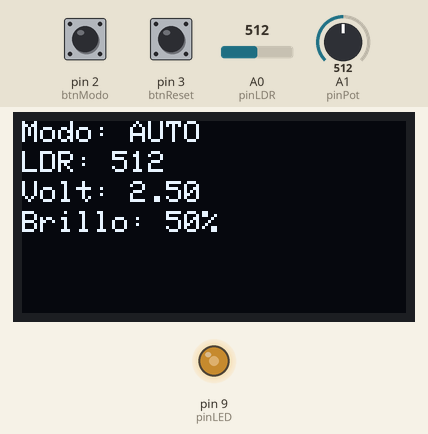
Bench run of a sketch on a simulated Arduino Uno, built with avr-gcc and run on an emulated ATmega328P. Parts: 128×64 one-colour display, output pins drawn as LEDs (lit = HIGH). Dashed ring = blinking. The test bench sets the inputs (shaded band); at power-on: A0 (pinLDR) = 512, pin 2 (btnModo) LOW, pin 3 (btnReset) LOW, A1 (pinPot) = 512. What the sketch prints to the serial monitor is not drawn.

Above: at 1.2 s.
1.3 s: A0 (pinLDR) set to 0
At 1.7 s:
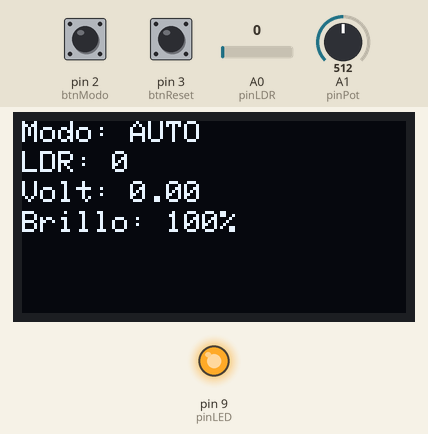
2.9 s: pin 2 (btnModo) pulled HIGH for 3.2 s
At 3.8 s:
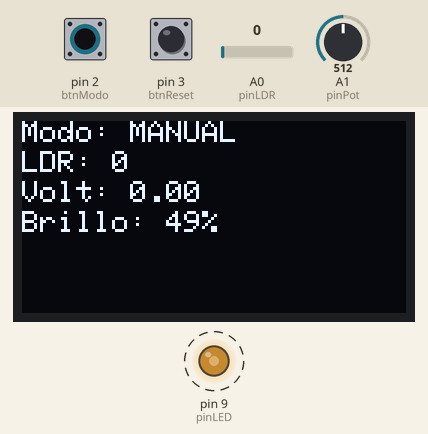
7.6 s: A0 (pinLDR) set to 306
At 8.1 s:
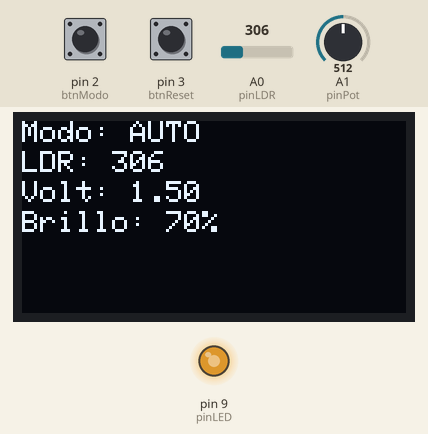
9.1 s: A0 (pinLDR) set to 900
At 10.3 s:
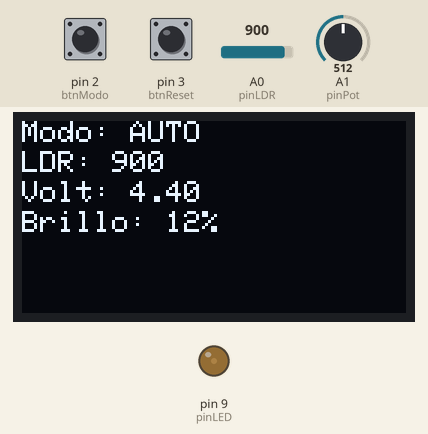
10.7 s: A0 (pinLDR) set to 1023
At 11.3 s:
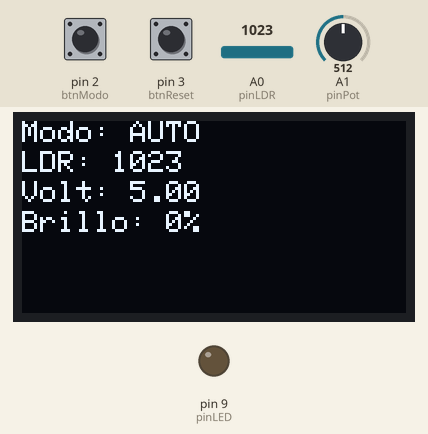
12.4 s: pin 2 (btnModo) pulled HIGH for 0.25 s
At 13.7 s:
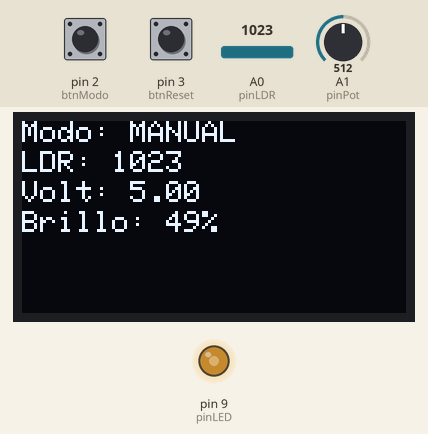
Timing chart, 0 to 15.3 s (numbered marks = the images above; inputs shaded):
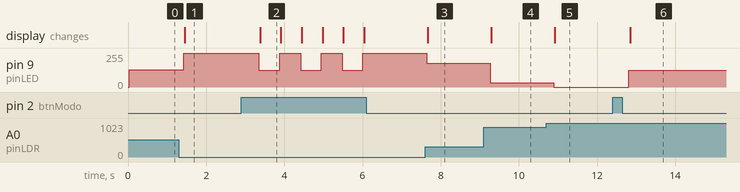

Measured:
- after the input at 1.3 s, pin 9 (pinLED): 128/255 → 255/255 after 0.13 s; the display: changes after 0.16 s (image 1)
- after the input at 2.9 s, pin 9 (pinLED): alternates 255/255 for 0.53 s and 127/255 for 0.53 s, 6 changes in all, then stays 255/255, starting after 0.45 s; the display: changes after 0.48 s (image 2)
- after the input at 7.6 s, pin 9 (pinLED): 255/255 → 179/255 at once; the display: changes after 0.07 s (image 3)
- after the input at 9.1 s, pin 9 (pinLED): 179/255 → 31/255 after 0.16 s; the display: changes after 0.20 s (image 4)
- after the input at 10.7 s, pin 9 (pinLED): 31/255 → 0/255 after 0.19 s; the display: changes after 0.22 s (image 5)
- after the input at 12.4 s, pin 9 (pinLED): 0/255 → 127/255 after 0.42 s; the display: changes after 0.45 s (image 6)
- what the display in image 2 shows lasts 0.5 s, from 3.4 s to 3.9 s

The sketch:

codigo_de_examen.ino
```cpp
#include <Wire.h>
#include <Adafruit_GFX.h>
#include <Adafruit_SSD1306.h>

#define ANCHO 128
#define ALTO 64

Adafruit_SSD1306 display(ANCHO, ALTO, &Wire, -1);

// Pines
int pinLDR = A0;
int pinPot = A1;
int pinLED = 9;
int btnModo = 2;
int btnReset = 3;

// Variables
bool modoAuto = true;
int brillo = 0;

void setup() {
  Serial.begin(9600);

  pinMode(pinLED, OUTPUT);
  pinMode(btnModo, INPUT);
  pinMode(btnReset, INPUT);

  display.begin(SSD1306_SWITCHCAPVCC, 0x3C);
  display.clearDisplay();
}

void loop() {
  int valorLDR = analogRead(pinLDR);
  int valorPot = analogRead(pinPot);

  float voltaje = valorLDR * (5.0 / 1023.0);

  // BOTÓN CAMBIAR MODO
  if (digitalRead(btnModo) == HIGH) {
    modoAuto = !modoAuto;
    delay(300);
  }

  // BOTÓN RESET
  if (digitalRead(btnReset) == HIGH) {
    brillo = 128;
    delay(300);
  }

  // MODOS
  if (modoAuto) {
    brillo = map(valorLDR, 0, 1023, 255, 0);
  } else {
    brillo = map(valorPot, 0, 1023, 0, 255);
  }

  analogWrite(pinLED, brillo);

  // OLED
  display.clearDisplay();
  display.setTextSize(1);
  display.setTextColor(WHITE);

  display.setCursor(0, 0);
  display.print("Modo: ");
  display.println(modoAuto ? "AUTO" : "MANUAL");

  display.setCursor(0, 10);
  display.print("LDR: ");
  display.println(valorLDR);

  display.setCursor(0, 20);
  display.print("Volt: ");
  display.println(voltaje);

  display.setCursor(0, 30);
  display.print("Brillo: ");
  display.print(map(brillo, 0, 255, 0, 100));
  display.println("%");

  display.display();

  // SERIAL
  Serial.print("[");
  Serial.print(modoAuto ? "AUTO" : "MANUAL");
  Serial.print("] LDR: ");
  Serial.print(valorLDR);
  Serial.print(" | V: ");
  Serial.print(voltaje);
  Serial.print(" | Brillo: ");
  Serial.print(map(brillo, 0, 255, 0, 100));
  Serial.println("%");

  delay(200);
}
```
